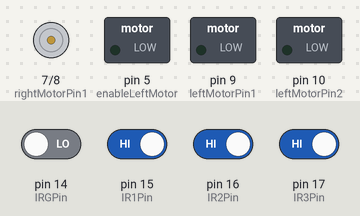
Recording of a sketch running on a simulated Arduino Uno, built with avr-gcc and run on an emulated ATmega328P. Parts: motor-driver pin pairs drawn as motors (green arrow = first pin HIGH = forward, orange = second pin HIGH = backward, longer = more drive, scaled by the enable pin), switched loads named in the sketch (green lamp = pin HIGH). The test bench sets the inputs (shaded band); at power-on: pin 15 (IR1Pin), pin 16 (IR2Pin), pin 17 (IR3Pin) HIGH, pin 14 (IRGPin) LOW. The RemoteXY app is connected.

Above: at 1.2 s.
1.3 s: pin 14 (IRGPin) driven HIGH
At 1.6 s:
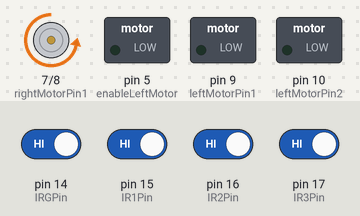
Timing chart, 0 to 4.3 s (numbered marks = the images above; inputs shaded):
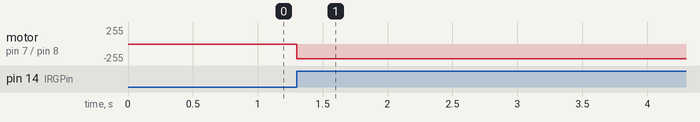

Measured:
- after the input at 1.3 s, motor on pin 7 (rightMotorPin1) / pin 8 (rightMotorPin2): stopped → backward 220/255 at once

The sketch:

final_elevator.ino
```cpp
// (licence header left out)
//////////////////////////////////////////////
//        RemoteXY include library          //
//////////////////////////////////////////////

// RemoteXY select connection mode and include library
#define REMOTEXY_MODE__ESP8266_HARDSERIAL_POINT

#include <RemoteXY.h>

// RemoteXY connection settings
#define REMOTEXY_SERIAL Serial
#define REMOTEXY_SERIAL_SPEED 115200
#define REMOTEXY_WIFI_SSID "WIFI Elevator"
#define REMOTEXY_WIFI_PASSWORD "12345678"
#define REMOTEXY_SERVER_PORT 6377


// RemoteXY configurate
#pragma pack(push, 1)
uint8_t RemoteXY_CONF[] =   // 77 bytes
  { 255,2,0,0,0,70,0,16,96,1,3,132,9,51,45,12,2,26,129,0,
  12,43,39,8,64,71,32,32,32,49,32,32,32,50,32,32,32,51,0,1,
  0,22,76,17,17,2,31,71,79,0,129,0,2,23,58,6,51,87,101,108,
  99,111,109,101,32,116,111,32,69,108,101,118,97,116,111,114,0 };

// this structure defines all the variables and events of your control interface
struct {

    // input variables
  uint8_t select_1; // =0 if select position A, =1 if position B, =2 if position C, ...
  uint8_t button_1; // =1 if button pressed, else =0

    // other variable
  uint8_t connect_flag;  // =1 if wire connected, else =0

} RemoteXY;
#pragma pack(pop)

/////////////////////////////////////////////
//           END RemoteXY include          //
/////////////////////////////////////////////

#define MOTOR_SPEED 220

//Right motor
int enableRightMotor = 6;
int rightMotorPin1 = 7;
int rightMotorPin2 = 8;

//Left motor
int enableLeftMotor = 5;
int leftMotorPin1 = 9;
int leftMotorPin2 = 10;

int t=0;

const int IRGPin =  14;
const int IR1Pin =  15;
const int IR2Pin =  16;
const int IR3Pin =  17;

int cur_f=0;
int des_f=0;
int s_f=0;

int SensorValueG =0;
int SensorValue1 =0;
int SensorValue2 =0;
int SensorValue3 =0;


void setup()
{
  RemoteXY_Init ();

  TCCR0B = TCCR0B & B11111000 | B00000010;


  pinMode(enableRightMotor, OUTPUT);
  pinMode(rightMotorPin1, OUTPUT);
  pinMode(rightMotorPin2, OUTPUT);

  pinMode(enableLeftMotor, OUTPUT);
  pinMode(leftMotorPin1, OUTPUT);
  pinMode(leftMotorPin2, OUTPUT);

  pinMode(IRGPin, INPUT);
  pinMode(IR1Pin, INPUT);
  pinMode(IR2Pin, INPUT);
  pinMode(IR3Pin, INPUT);

  rotateMotor(0, 0);

}

void loop()
{
  RemoteXY_Handler ();
  read();
  if (SensorValueG==LOW){
    s_f=0;

  }
  else if (SensorValue1==LOW){
    s_f=1;

  }
  else if (SensorValue2==LOW){
    s_f=2;

  }
  else if (SensorValue3==LOW){
    s_f=3;

  }
  else
  {
    for(;SensorValueG==HIGH;){
       rotateMotor(-MOTOR_SPEED, 0);
       SensorValueG = digitalRead(IRGPin);

    }
    rotateMotor(0, 0);
  }


       if(RemoteXY.select_1==0){
          if(RemoteXY.button_1==1 )
          {
            for(;SensorValueG==HIGH;){
          rotateMotor(-MOTOR_SPEED, 0);
          SensorValueG = digitalRead(IRGPin);

          }
         rotateMotor(0, 0);
          }
          else
         {
            rotateMotor(0, 0);
          }


      }
      else if(RemoteXY.select_1==1){

      }
      else if(RemoteXY.select_1==2){

      }
      else if(RemoteXY.select_1==3){
        if(RemoteXY.button_1==1 )
          {
          for(;SensorValue3==HIGH;){
          rotateMotor(MOTOR_SPEED, 0);
          SensorValue3 = digitalRead(IR3Pin);

        }
        rotateMotor(0, 0);
          }
          else
         {
            rotateMotor(0, 0);
          }


      }
      else
      {
        rotateMotor(0, 0);
      }


}

void rotateMotor(int rightMotorSpeed, int leftMotorSpeed) {

  if (rightMotorSpeed < 0) {
    digitalWrite(rightMotorPin1, LOW);
    digitalWrite(rightMotorPin2, HIGH);
  } else if (rightMotorSpeed > 0) {
    digitalWrite(rightMotorPin1, HIGH);
    digitalWrite(rightMotorPin2, LOW);
  } else {
    digitalWrite(rightMotorPin1, LOW);
    digitalWrite(rightMotorPin2, LOW);
  }

  if (leftMotorSpeed < 0) {
    digitalWrite(leftMotorPin1, LOW);
    digitalWrite(leftMotorPin2, HIGH);
  } else if (leftMotorSpeed > 0) {
    digitalWrite(leftMotorPin1, HIGH);
    digitalWrite(leftMotorPin2, LOW);
  } else {
    digitalWrite(leftMotorPin1, LOW);
    digitalWrite(leftMotorPin2, LOW);
  }
  analogWrite(enableRightMotor, abs(rightMotorSpeed));
  analogWrite(enableLeftMotor, abs(leftMotorSpeed));
}

void read()
{
  SensorValueG = digitalRead(IRGPin);
  SensorValue1 = digitalRead(IR1Pin);
  SensorValue2 = digitalRead(IR2Pin);
  SensorValue3 = digitalRead(IR3Pin);

}
```
